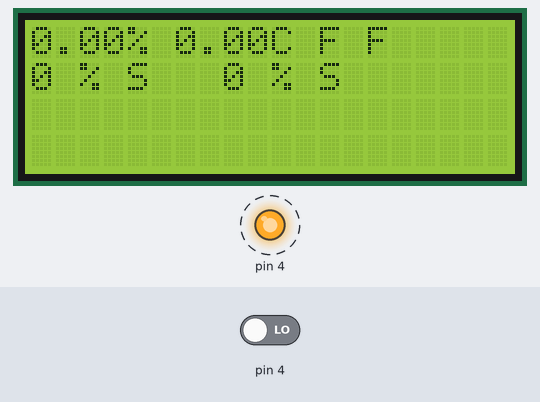
A sketch run on a simulated Arduino Uno, built with avr-gcc and run on an emulated ATmega328P. Parts: 20×4 character LCD, output pins drawn as LEDs (lit = HIGH). Dashed ring = blinking. Inputs (shaded band) come from the test bench; at power-on: pin 4 LOW. What the sketch prints to the serial monitor is not drawn.

Above: at 0.4 s.
Timing chart, 0 to 130.0 s (numbered marks = the images above):
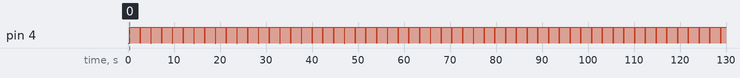

The sketch:

samplenode.ino
```cpp
// (licence header left out)
//#define _DEBUG_

#include <node.h>
#include <LiquidCrystal_I2C.h>

LiquidCrystal_I2C lcd(0x27,20,4);


boolean runnable = false;
EbioNode enode(&Serial);

void setup () {
  Serial.begin (115200);  // for monitoring
  lcd.init();
  enode.setup();
}

void monitor () {
  lcd.backlight();
  lcd.setCursor(0,0);
  lcd.print(enode.getdisplayvalue(0) / 10.0);
  lcd.setCursor(4,0);
  lcd.print("% ");
  lcd.setCursor(6,0);
  lcd.print(enode.getdisplayvalue(1) / 10.0);
  lcd.setCursor(10,0);
  lcd.print("C");

  lcd.setCursor(12,0);
  if (enode.getdisplayvalue(2) == 0)
    lcd.print("F");
  else
    lcd.print("T");
  lcd.setCursor(14,0);
  if (enode.getdisplayvalue(3) == 0)
    lcd.print("F");
  else
    lcd.print("T");

  lcd.setCursor(0,1);
  lcd.print(enode.getdisplayvalue(4));
  lcd.setCursor(2,1);
  lcd.print("% ");
  lcd.setCursor(4,1);
  if (enode.getdisplayvalue(5) == 0)
    lcd.print("S");
  else if (enode.getdisplayvalue(5) == 1)
    lcd.print("O");
  else
    lcd.print("C");

  lcd.setCursor(8,1);
  lcd.print(enode.getdisplayvalue(4));
  lcd.setCursor(10,1);
  lcd.print("% ");
  lcd.setCursor(12,1);
  if (enode.getdisplayvalue(5) == 0)
    lcd.print("S");
  else if (enode.getdisplayvalue(5) == 1)
    lcd.print("O");
  else
    lcd.print("C");
}

void loop () {
  enode.process ();
  monitor();
  delay (1000);
}
```

Measured:
- by itself, pin 4: alternates HIGH for 2.3 s and LOW for 0.02 s
